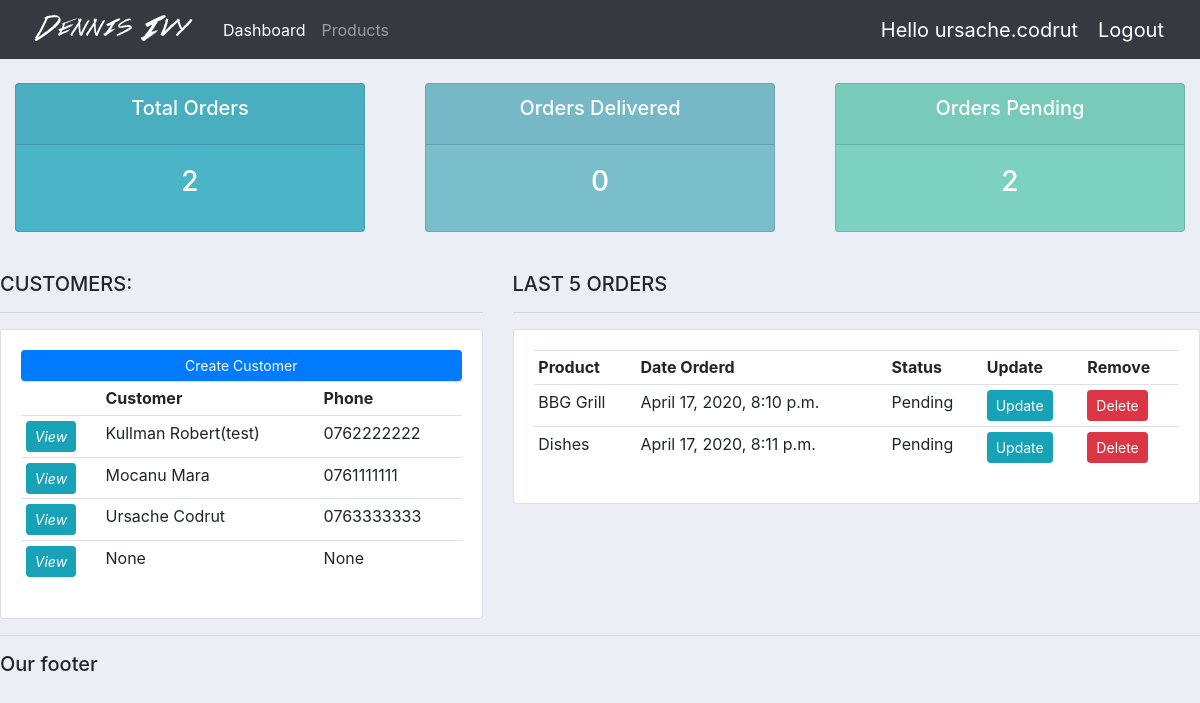
Page / (signed in) on the committed database.
### accounts/models.py (models this page shows, shortened)
class Customer(models.Model):
    user = models.OneToOneField(User, null=True, blank=True, on_delete=models.CASCADE)
    name = models.CharField(max_length=200, null=True)
    phone = models.CharField(max_length=200, null=True)
    email= models.CharField(max_length=200, null=True)
    profile_pic = models.ImageField(default="default.jpg", null=True, blank=True)
    date_created = models.DateTimeField(auto_now_add=True)

class Order(models.Model):
    STATUS = (
        ('Pending', 'Pending'),
        ('Out of delivery', 'Out of delivery'),
        ('Delivered', 'Delivered'),
    )
    customer = models.ForeignKey(Customer, null=True, on_delete=models.SET_NULL)
    product = models.ForeignKey(Product, null=True, on_delete=models.SET_NULL)
    date_created = models.DateTimeField(auto_now_add=True)
    status = models.CharField(max_length=200, null=True, choices=STATUS)
    note = models.CharField(max_length=1000, null=True)

class Product(models.Model):
    CATEGORY = (
        ('Indoor', 'Indoor'),
        ('Out door', 'Out door'),
    )
    name = models.CharField(max_length=200, null=True)
    price = models.FloatField(null=True)
    category = models.CharField(max_length=200, null=True, choices=CATEGORY)
    description =  models.CharField(max_length=200, null=True, blank=True)
    date_created = models.DateTimeField(auto_now_add=True)
    tags = models.ManyToManyField(Tag)
    def __str__(self):
        return self.name

### accounts/decorators.py (the view)
	def wrapper_function(request, *args, **kwargs):
		group = None
		if request.user.groups.exists():
			group = request.user.groups.all()[0].name
		if group == 'customer':
			return redirect('user-page')
		if group == 'admin':
			return view_func(request, *args, **kwargs)

### accounts/views.py (called while the page is built)
@login_required(login_url='login')
@admin_only
def home(request):
	orders = Order.objects.all()
	customers = Customer.objects.all()
	total_customers = customers.count()
	total_orders = orders.count()
	delivered = orders.filter(status='Delivered').count()
	pending = orders.filter(status='Pending').count()
	context = {'orders':orders, 'customers':customers,
	'total_orders':total_orders,'delivered':delivered,
	'pending':pending }
	return render(request, 'accounts/dashboard.html', context)

### accounts/templates/accounts/dashboard.html
{% extends 'accounts/main.html' %}
{% block content %}
{% include 'accounts/status.html' %}
<br>
<div class="row">
	<div class="col-md-5">
		<h5>CUSTOMERS:</h5>
		<hr>
		<div class="card card-body">
			<a class="btn btn-primary btn-sm btn-block" href="">Create Customer</a>
			<table class="table table-sm">
				<tr>
					<th></th>
					<th>Customer</th>
					<th>Phone</th>
				</tr>
				{% for customer in customers %}
					<tr>
						<td><a class="btn btn-sm btn-info" href="{% url 'customer' customer.id %}"><Var>View</Var></a></td>
						<td>{{ customer.name }}</td>
						<td>{{ customer.phone }}</td>
					</tr>
				{% endfor %}
			</table>
		</div>
	</div>
	<div class="col-md-7">
		<h5>LAST 5 ORDERS</h5>
		<hr>
		<div class="card card-body">
			<table class="table table-sm">
				<tr>
					<th>Product</th>
					<th>Date Orderd</th>
					<th>Status</th>
					<th>Update</th>
					<th>Remove</th>
				</tr>
				{% for order in orders %}
					<tr>
						<td>{{ order.product }}</td>
						<td>{{ order.date_created }}</td>
						<td>{{ order.status }}</td>
						<td><a class="btn btn-sm btn-info" href="{% url 'update_order' order.id %}">Update</a></td>
						<td><a class="btn btn-sm btn-danger" href="{% url 'delete_order' order.id %}">Delete</a></td>
					</tr>
				{% endfor %}
			</table>
		</div>
	</div>
</div>
{% endblock %}

### accounts/templates/accounts/navbar.html (shortened to what this page needs)
{% load static %}
<nav class="navbar navbar-expand-lg navbar-dark bg-dark">
    <img src="{% static 'images/logo.png' %}" alt="">
    <div class="collapse navbar-collapse" id="navbarNav">
      <ul class="navbar-nav">
        {% if request.user.is_staff %}
        <li class="nav-item active">
          <a class="nav-link" href="{% url 'home' %}">Dashboard</a>
        </li>
        <li class="nav-item">
          <a class="nav-link" href="{% url 'products' %}">Products</a>
        </li>
        {% else %}
        <li class="nav-item">
          <a class="nav-link" href="{% url 'account' %}">Settings</a>
        </li>
        {% endif %}
      </ul>
    </div>
    <span class="hello-msg">Hello {{request.user}}</span>
    <span ><a class="hello-msg" href="{% url 'logout' %}">Logout</a></span>
  </nav>

### static/css/main.css (style rules this page uses)
body { background-color: #ebeff5; }

### accounts/templates/accounts/navbar.html (style rules this page uses)
.hello-msg { font-size: 20px; color: #fff; margin-right: 20px; }

### rows in the picture
Customer: name "Kullman Robert(test)", phone "0762222222"
Customer: name "Mocanu Mara", phone "0761111111"
Customer: name "Ursache Codrut", phone "0763333333"
Customer: name "None", phone "None"
Order: product "BBG Grill", date_created "April 17, 2020, 8:10 p.m.", status "Pending"
Order: product "Dishes", date_created "April 17, 2020, 8:11 p.m.", status "Pending"

### other values in the picture
{{ request.user }} "ursache.codrut"
{{ total_orders }} "2"
{{ delivered }} "0"
{{ pending }} "2"
